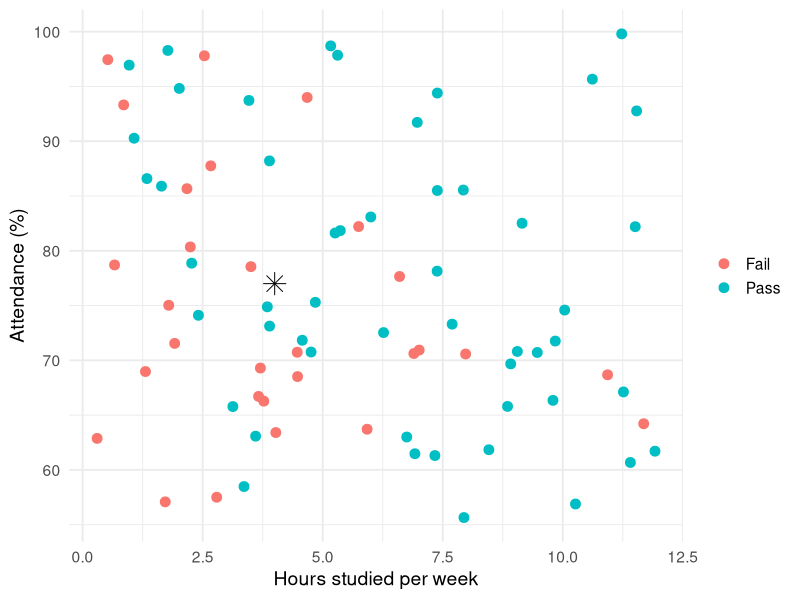
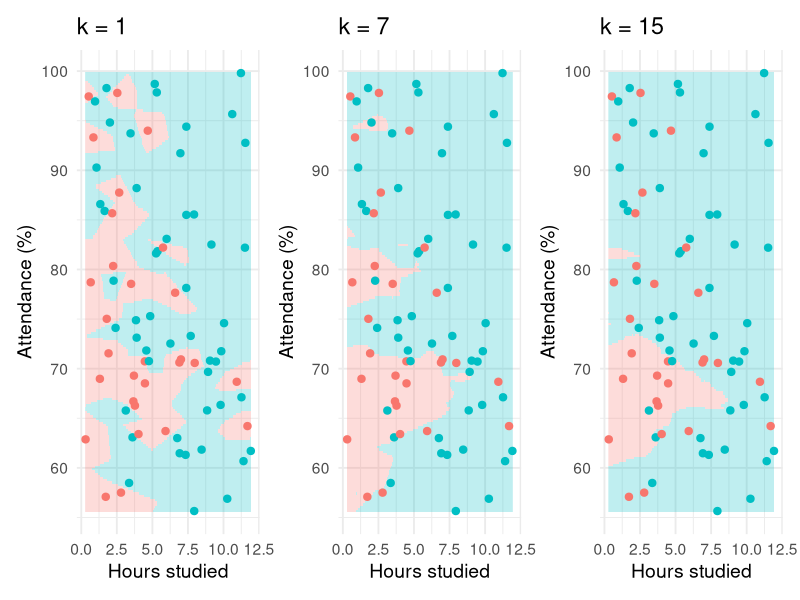

Reproduce these figures in R, in order.
## ---- chunk 1
#| echo: false
#| message: false


library(tidyverse)


set.seed(44)

n <- 200

students <- tibble(
  study = runif(n, 0, 12),
  attendance = runif(n, 55, 100)
)

# Probability of passing
students <- students |>
  mutate(
    eta = -6 +
      0.45 * study +
      0.055 * attendance,
    p_pass = plogis(eta),
    pass = rbinom(n, size = 1, prob = p_pass),
    pass = factor(
      pass,
      levels = c(0, 1),
      labels = c("Fail", "Pass")
    )
  )

students <- students |>
mutate(id = row_number())


set.seed(123)

training <- students |>
  slice_sample(n = 80)

validation <- students |>
  filter(!id %in% training$id) |>
  slice_sample(n = 40)

new_student <- tibble(
  study = 4,
  attendance = 77
)

p1 <- ggplot(training,
             aes(x = study, y = attendance, color = pass)) +
  geom_point(size = 3) +
  geom_point(
    data = new_student,
    aes(x = study, y = attendance),
    inherit.aes = FALSE,
    shape = 8,
    size = 5,
    color = "black"
  ) +
  labs(
    x = "Hours studied per week",
    y = "Attendance (%)",
    color = NULL
  ) +
  theme_minimal(base_size = 14)

p1

## ---- chunk 2
#| echo: false
#| message: false
#| fig-width: 12
#| fig-height: 4

library(tidyverse)
library(class)
library(patchwork)




plot_knn <- function(k) {
  
  # Grid covering the predictor space
  grid <- expand_grid(
    study = seq(
      min(training$study),
      max(training$study),
      length.out = 200
    ),
    attendance = seq(
      min(training$attendance),
      max(training$attendance),
      length.out = 200
    )
  )
  
  # KNN prediction for every point in the grid
  grid$prediction <- knn(
    train = training |> select(study, attendance),
    test = grid |> select(study, attendance),
    cl = training$pass,
    k = k
  )
  
  # Plot
  ggplot() +
    geom_raster(
      data = grid,
      aes(
        x = study,
        y = attendance,
        fill = prediction
      ),
      alpha = 0.25
    ) +
    
    geom_point(
      data = training,
      aes(
        x = study,
        y = attendance,
        color = pass
      ),
      size = 2.2
    ) +
    
    labs(
      title = paste0("k = ", k),
      x = "Hours studied",
      y = "Attendance (%)"
    ) +
    
    guides(
      fill = "none",
      color = "none"
    ) +
    
    theme_minimal(base_size = 14)
}


p1 <- plot_knn(1)
p2 <- plot_knn(7)
p3 <- plot_knn(15)

p1 + p2 + p3

## ---- chunk 3
#| echo: false
#| message: false

library(class)

# Values of k to try
k_values <- c(1, 3, 5, 7, 10, 15, 20)

library(tidyverse)
library(class)

# Values of k to try
k_values <- c(1, 3, 5, 7, 10, 15, 20)

# Calculate validation error for each k
errors <- map_dfr(k_values, function(k) {
  
  pred_validation <- knn(
    train = training |> select(study, attendance),
    test  = validation |> select(study, attendance),
    cl    = training$pass,
    k     = k
  )
  
  tibble(
    k = k,
    error_rate = mean(pred_validation != validation$pass)
  )
})


error_table <- errors |>
  mutate(
    error_rate = scales::percent(error_rate, accuracy = 0.1),
    k = paste0("k = ", k)
  ) |>
  pivot_wider(
    names_from = k,
    values_from = error_rate
  )

knitr::kable(
  error_table,
  align = "c"
)


## ---- chunk 4
#| echo: false
#| message: false

library(tidyverse)
library(class)

set.seed(123)

# Create 5 folds
training <- training |>
  mutate(
    fold = sample(rep(1:5, length.out = n()))
  )

# Values of k to compare
k_values <- c(1, 3, 5, 7, 10, 15, 20)

# 5-fold cross-validation
cv_errors <- map_dfr(k_values, function(k) {
  
  fold_errors <- map_dbl(1:5, function(f) {
    
    # Four folds used for training
    train_fold <- training |>
      filter(fold != f)
    
    # Remaining fold used for validation
    validation_fold <- training |>
      filter(fold == f)
    
    # KNN predictions
    pred <- knn(
      train = train_fold |> select(study, attendance),
      test  = validation_fold |> select(study, attendance),
      cl    = train_fold$pass,
      k     = k
    )
    
    # Error rate for this fold
    mean(pred != validation_fold$pass)
  })
  
  tibble(
    k = k,
    cv_error = mean(fold_errors)
  )
})

cv_errors |>
  mutate(
    k = paste0("k = ", k),
    cv_error = scales::percent(cv_error, accuracy = 0.1)
  ) |>
  pivot_wider(
    names_from = k,
    values_from = cv_error
  ) |>
  knitr::kable(
    align = "c"
  )
